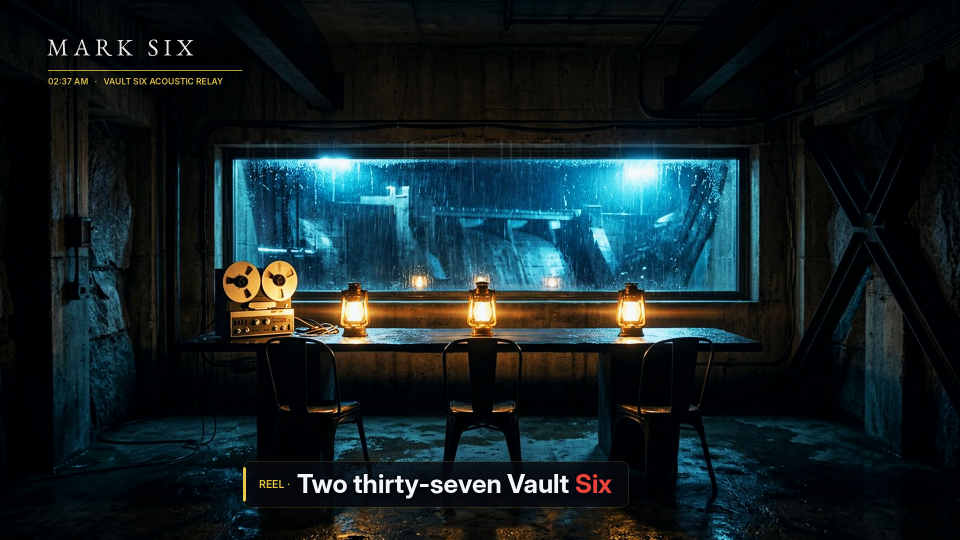
#> input picture videos/team-b/grade-v07/stills/01_vault_three_chairs.png, 1920 x 1080 px (shown at 1/2 size)
$ python -i render_v07.py   (imports and definitions only)
#> lines starting #> are read from the running program, lines starting #| are printed output that depends on the picture
#> further down, picture is the input picture: shape (1080, 1920, 3); mean B, G, R 36.1, 32.7, 19.2
#!/usr/bin/env python3
"""
Memory-lean (<240 MB RAM) 1080p30 House-Look cinema renderer for MARK SIX (videos/team-b/grade-v07).

Applies four 500T film-emulsion 33x33x33 .cube 3D LUTs (toe crush + steep S-curve + shoulder), dual-sigma
500T red-amber halation back-scatter, smooth sub-pixel camera motion, 3-layer storm weather (far rain wash +
near fast streaks + drifting wind-blown storm mist), diegetic transducer light modulation, and 46 strict
2-5 word WordBoundary-locked three-voice captions (#F5D14E House Amber / White / #EA443C Crimson).
"""

import gc
import hashlib
import json
import math
import os
import subprocess
import numpy as np
from PIL import Image, ImageDraw, ImageFilter, ImageFont
from scipy.io import wavfile

W, H = 1920, 1080
FPS = 30
TOTAL_FRAMES = 1800

HERE = os.path.dirname(os.path.abspath(__file__))
PLATES_DIR = os.path.join(HERE, "plates")
LUTS_DIR = os.path.join(HERE, "luts")
TIMING_DIR = os.path.join(HERE, "timing")
AUDIO_DIR = os.path.join(HERE, "audio")
STILLS_DIR = os.path.join(HERE, "stills")
OUT_MP4 = os.path.join(HERE, "video.mp4")
CLIPS_DIR = "/tmp/grade_v07_build/clips"
MASTER_WAV = "/tmp/grade_v07_build/master_audio_48k.wav"


# [44 lines left out: functions find_font, load_cube_lut, apply_lut_trilinear, not called in this run]


def apply_halation_bloom(img01: np.ndarray, threshold: float = 0.70, strength: float = 0.24) -> np.ndarray:
    """500T photochemical red-amber emulsion back-scatter around bright practicals & speculars."""
#> called with threshold = 0.7, strength = 0.24
    luma = 0.2126 * img01[:, :, 0] + 0.7152 * img01[:, :, 1] + 0.0722 * img01[:, :, 2]
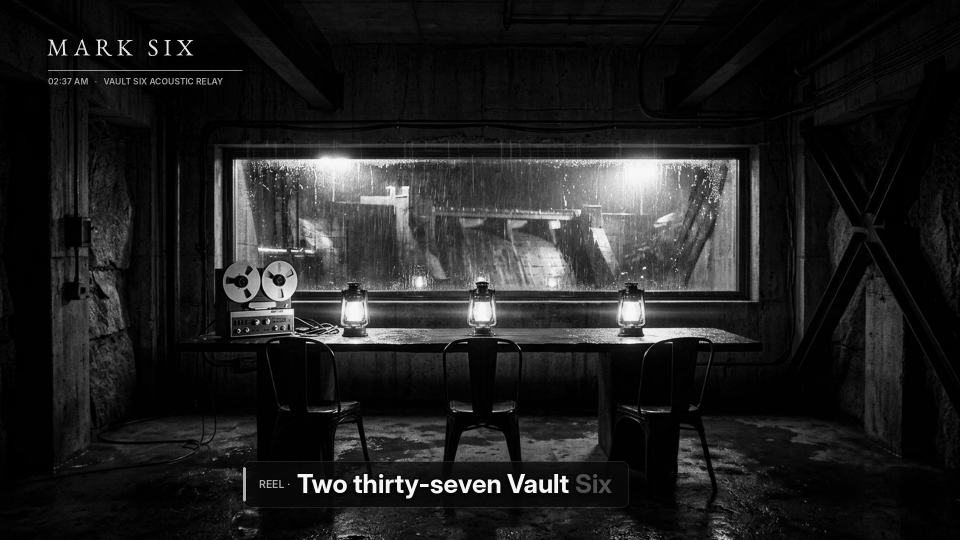
#> luma: shape (1080, 1920) float64 (shown at 1/2 size); min 0, max 253.8, mean 32.4
    hi = np.clip((luma - threshold) / max(1.0 - threshold, 1e-4), 0.0, 1.0) ** 1.35
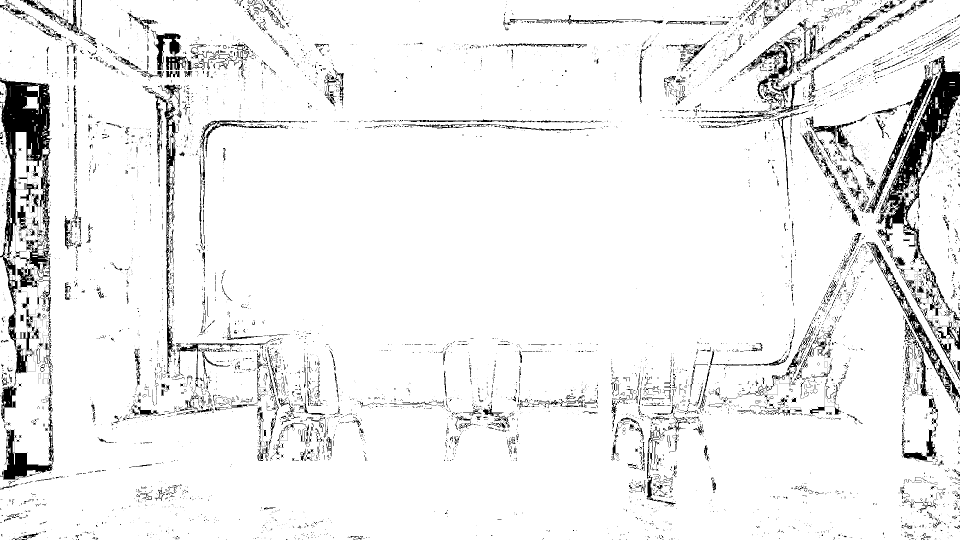
#> hi: shape (1080, 1920) float64 (shown at 1/2 size); min 0, max 1, mean 0.933
    hi_u8 = Image.fromarray((hi * 255.0 + 0.5).astype(np.uint8))

    tight = np.array(hi_u8.filter(ImageFilter.GaussianBlur(radius=6.5)), dtype=np.float32) / 255.0
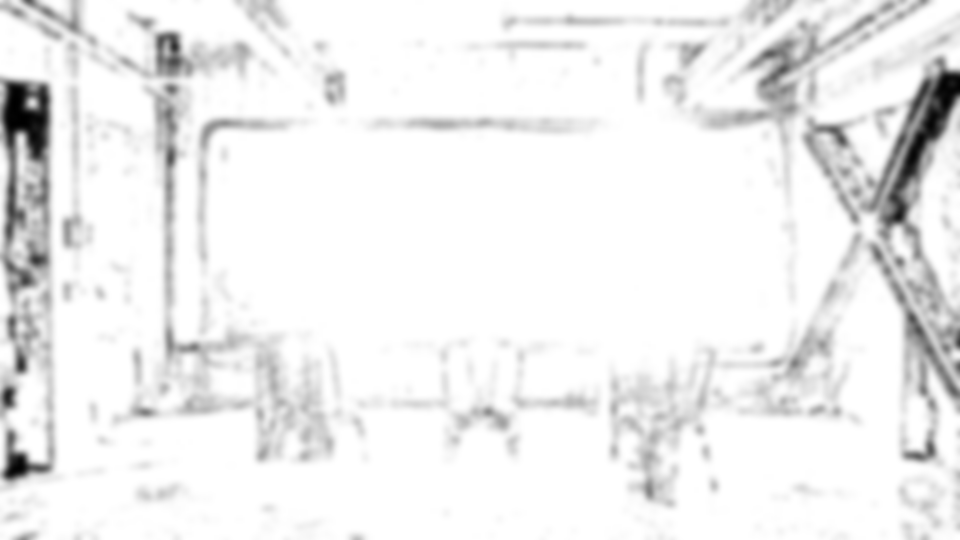
#> tight: shape (1080, 1920) float32 (shown at 1/2 size); min 0, max 1, mean 0.933
    wide = np.array(hi_u8.filter(ImageFilter.GaussianBlur(radius=24.0)), dtype=np.float32) / 255.0
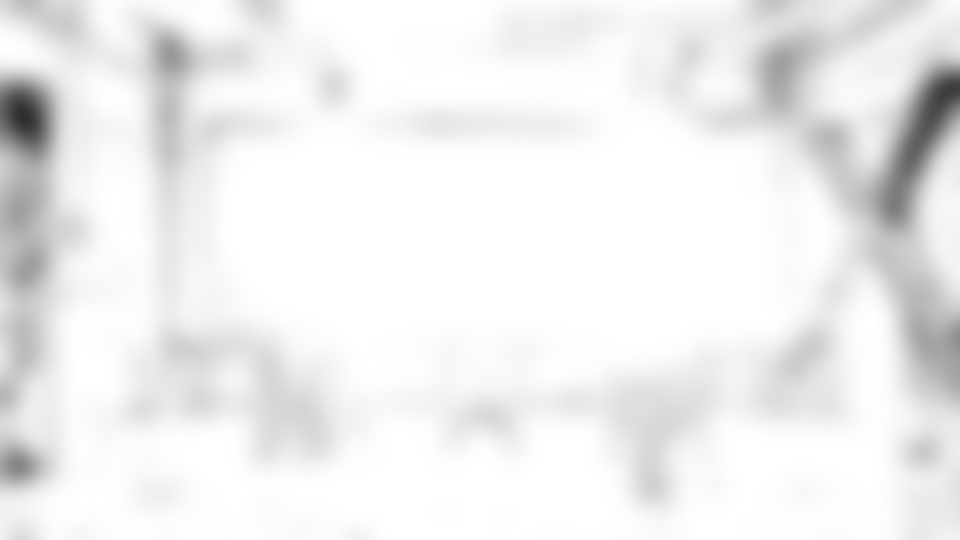
#> wide: shape (1080, 1920) float32 (shown at 1/2 size); min 0.18, max 1, mean 0.934
    scatter = (0.62 * tight + 0.38 * wide) * np.float32(strength)

    tint = np.array([1.00, 0.38, 0.08], dtype=np.float32)[None, None, :]
    bloom = np.clip(scatter[:, :, None] * tint, 0.0, 0.65)
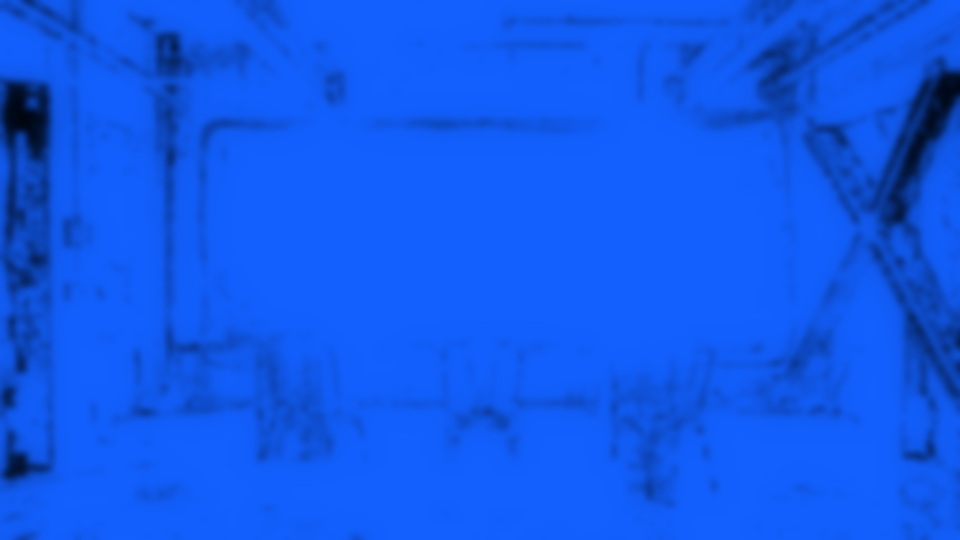
#> bloom: shape (1080, 1920, 3) float32 (shown at 1/2 size); mean of channels 0, 1, 2 0.225, 0.086, 0.0181; drawn with min black and max white
    return np.clip(1.0 - (1.0 - img01) * (1.0 - bloom), 0.0, 1.0).astype(np.float32)
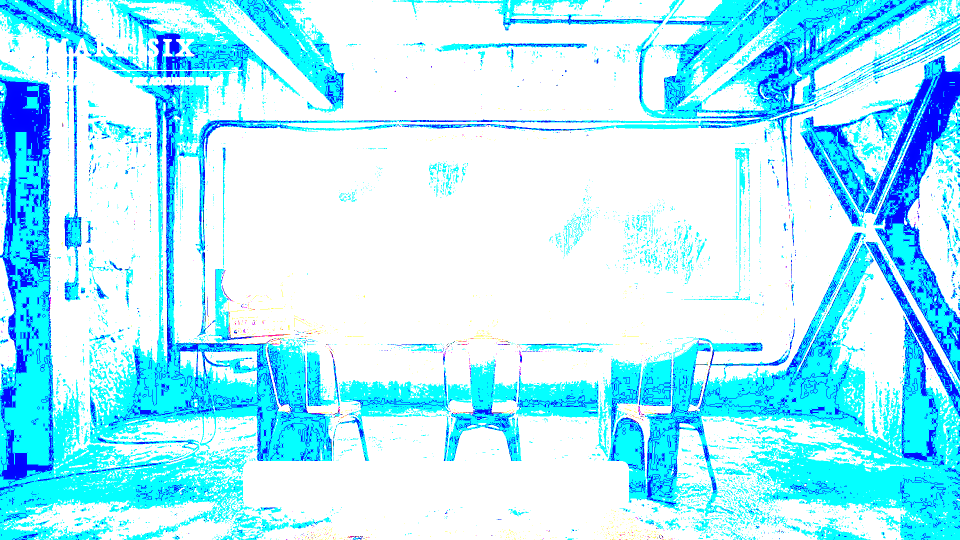
#> returned value: shape (1080, 1920, 3) float32 (shown at 1/2 size); mean of channels 0, 1, 2 0.998, 0.933, 0.665; drawn as B, G, R


# [130 lines left out: functions build_rain_tile, build_mist_tile, tokenize_cue, render_caption_overlay, render_title_card, not called in this run]


# (lut_stem, z0, z1, px0, px1, py0, py1, rain_amt, mist_amt, halation_amt)
SHOT_SPECS = {
    "01": ("vault_slate_4300k",  1.000, 1.072,  0.000, -0.008,  0.004, -0.006, 0.18, 0.05, 0.25),
    "02": ("copper_cord_cyan",   1.010, 1.078,  0.010, -0.010,  0.004, -0.004, 0.07, 0.03, 0.18),
    "03": ("copper_cord_cyan",   1.005, 1.074,  0.000,  0.000,  0.014, -0.012, 0.08, 0.04, 0.20),
    "04": ("surge_breach_7000k", 1.000, 1.082, -0.010,  0.010,  0.008, -0.008, 0.34, 0.14, 0.24),
    "05": ("surge_breach_7000k", 1.010, 1.084, -0.012,  0.012,  0.006, -0.006, 0.36, 0.15, 0.22),
    "06": ("amber_oxide_reel",   1.005, 1.076, -0.006,  0.008,  0.006, -0.006, 0.08, 0.03, 0.26),
    "07": ("vault_slate_4300k",  1.064, 1.000,  0.000,  0.000, -0.006,  0.006, 0.20, 0.06, 0.28),  # Wall-Frame!
    "08": ("surge_breach_7000k", 1.000, 1.078, -0.006,  0.006,  0.008, -0.008, 0.30, 0.12, 0.24),
    "09": ("amber_oxide_reel",   1.010, 1.085,  0.010, -0.010,  0.006, -0.006, 0.14, 0.06, 0.24),
    "10": ("vault_slate_4300k",  1.068, 1.000,  0.000,  0.000, -0.008,  0.008, 0.28, 0.12, 0.26),
}


# [264 lines left out: function main, not called in this run]


# [2 lines not run here, left out]

>>> import cv2
>>> picture = cv2.imread('stills/01_vault_three_chairs.png')
>>> result = apply_halation_bloom(picture)
